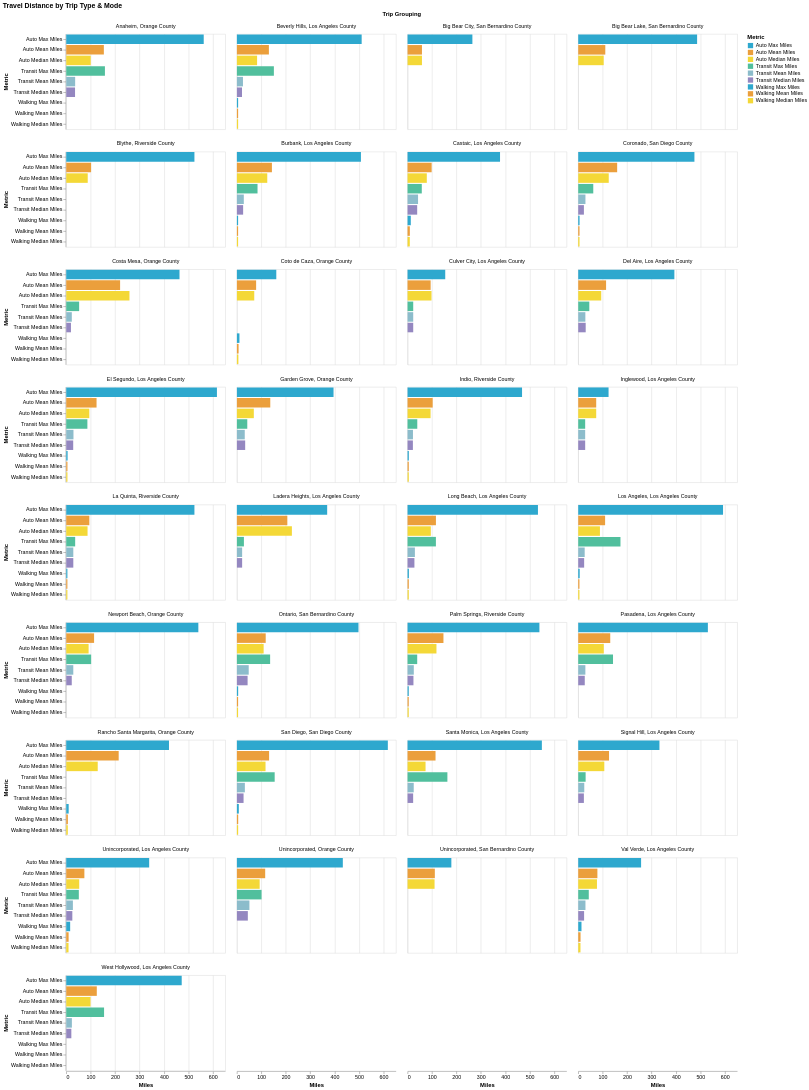

Notebook code for this chart:
### Code cell
alt.Chart(summary_long_all_miles).mark_bar().encode(
    x="Miles:Q",
    y="Metric:O",
    color=alt.Color("Metric:N", scale=alt.Scale(range=cp.CALITP_CATEGORY_BRIGHT_COLORS)),
    # row="Trip Grouping:O",
    facet=alt.Facet('Trip Grouping:O').columns(4),
).properties(title="Travel Distance by Trip Type & Mode")

### Figure 1 — Vega-Lite specification as saved in the notebook (floating-point values rounded to 4 significant figures; data arrays with more than 128 entries replaced by an {"elided": "..."} marker saying what was removed)
{"config": {"view": {"continuousWidth": 300, "continuousHeight": 300}}, "data": {"name": "data-5aa58bf6c9b409c76421d1101675ad52"}, "mark": {"type": "bar"}, "encoding": {"color": {"field": "Metric", "scale": {"range": ["#2EA8CE", "#EB9F3C", "#F4D837", "#51BF9D", "#8CBCCB", "#9487C0"]}, "type": "nominal"}, "facet": {"columns": 4, "field": "Trip Grouping", "type": "ordinal"}, "x": {"field": "Miles", "type": "quantitative"}, "y": {"field": "Metric", "type": "ordinal"}}, "title": "Travel Distance by Trip Type & Mode", "$schema": "https://vega.github.io/schema/vega-lite/v6.1.0.json", "datasets": {"data-5aa58bf6c9b409c76421d1101675ad52": {"elided": "306 records"}}}
